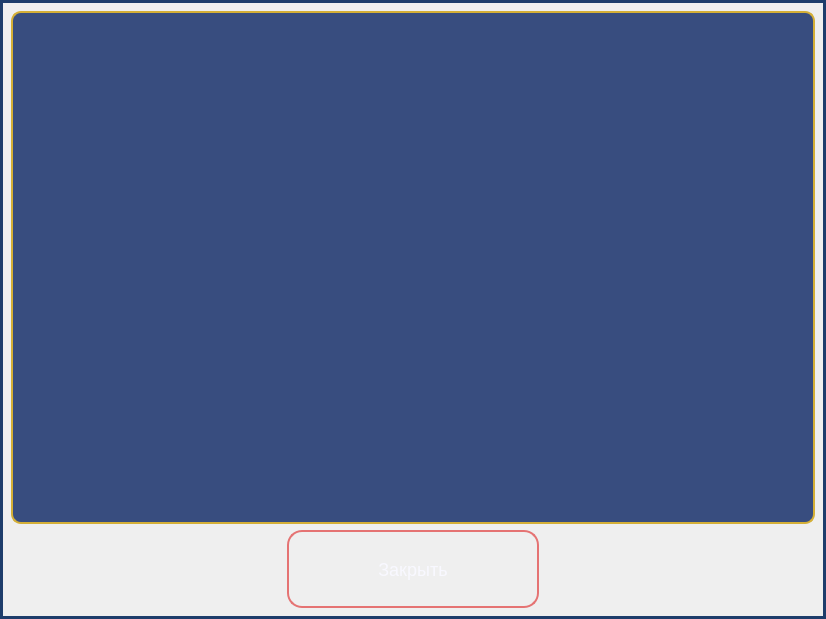
<?xml version="1.0" encoding="UTF-8"?>
<ui version="4.0">
 <class>GuideWindow</class>
 <widget class="QDialog" name="GuideWindow">
  <property name="geometry">
   <rect>
    <x>0</x>
    <y>0</y>
    <width>826</width>
    <height>619</height>
   </rect>
  </property>
  <property name="windowTitle">
   <string>Руководство пользователя</string>
  </property>
  <property name="styleSheet">
   <string notr="true">
QDialog {
    background-color: qlineargradient(x1:0, y1:0, x2:1, y2:1,
                                    stop:0 #0a2463, stop:1 #3e92cc);
    border: 3px solid #1e3d6b;
}

QPushButton {
    background-color: qlineargradient(x1:0, y1:0, x2:0, y2:1,
                                    stop:0 #c62828, stop:1 #b71c1c);
    border: 2px solid #e57373;
    border-radius: 15px;
    padding: 12px 24px;
    font-family: &quot;Arial Rounded MT Bold&quot;;
    font-size: 18px;
    color: #f8f8ff;
    min-width: 200px;
    min-height: 50px;
}

QPushButton:hover {
    background-color: qlineargradient(x1:0, y1:0, x2:0, y2:1,
                                    stop:0 #ef5350, stop:1 #e53935);
}

QTextBrowser {
    background-color: rgba(10, 36, 99, 0.8);
    border: 2px solid #d4af37;
    border-radius: 10px;
    color: #f8f8ff;
    font-family: &quot;Arial&quot;;
    font-size: 14px;
    padding: 10px;
}
   </string>
  </property>
  <layout class="QVBoxLayout" name="verticalLayout">
   <item>
    <widget class="QTextBrowser" name="textBrowser"/>
   </item>
   <item>
    <layout class="QHBoxLayout" name="horizontalLayout">
     <item>
      <spacer name="horizontalSpacer">
       <property name="orientation">
        <enum>Qt::Orientation::Horizontal</enum>
       </property>
       <property name="sizeHint" stdset="0">
        <size>
         <width>40</width>
         <height>20</height>
        </size>
       </property>
      </spacer>
     </item>
     <item>
      <widget class="QPushButton" name="btnClose">
       <property name="text">
        <string>Закрыть</string>
       </property>
      </widget>
     </item>
     <item>
      <spacer name="horizontalSpacer_2">
       <property name="orientation">
        <enum>Qt::Orientation::Horizontal</enum>
       </property>
       <property name="sizeHint" stdset="0">
        <size>
         <width>40</width>
         <height>20</height>
        </size>
       </property>
      </spacer>
     </item>
    </layout>
   </item>
  </layout>
 </widget>
 <resources/>
 <connections/>
</ui>
